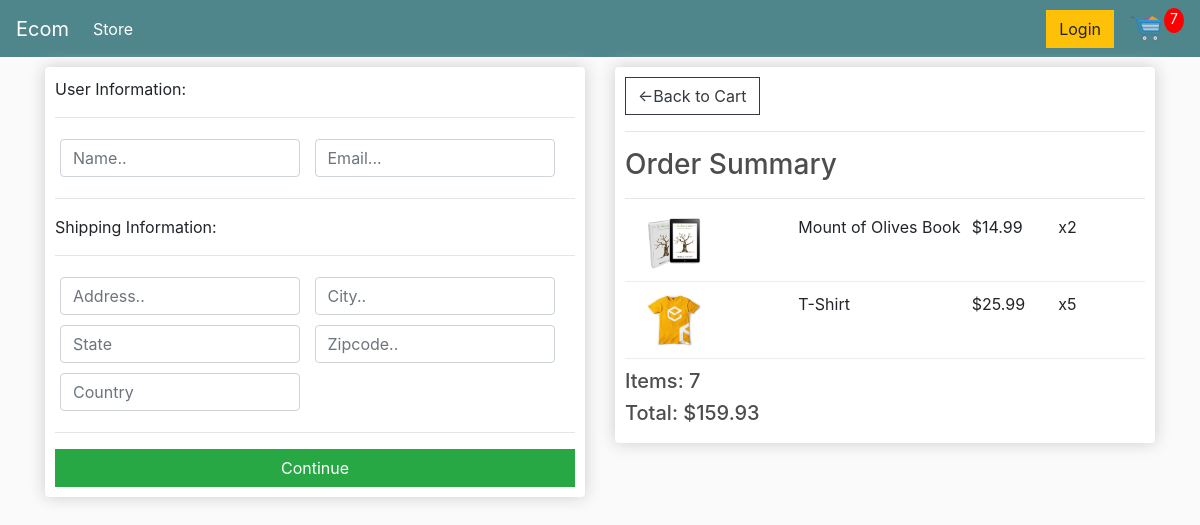
/checkout/ (signed in), run on an earlier commit of the app's database.
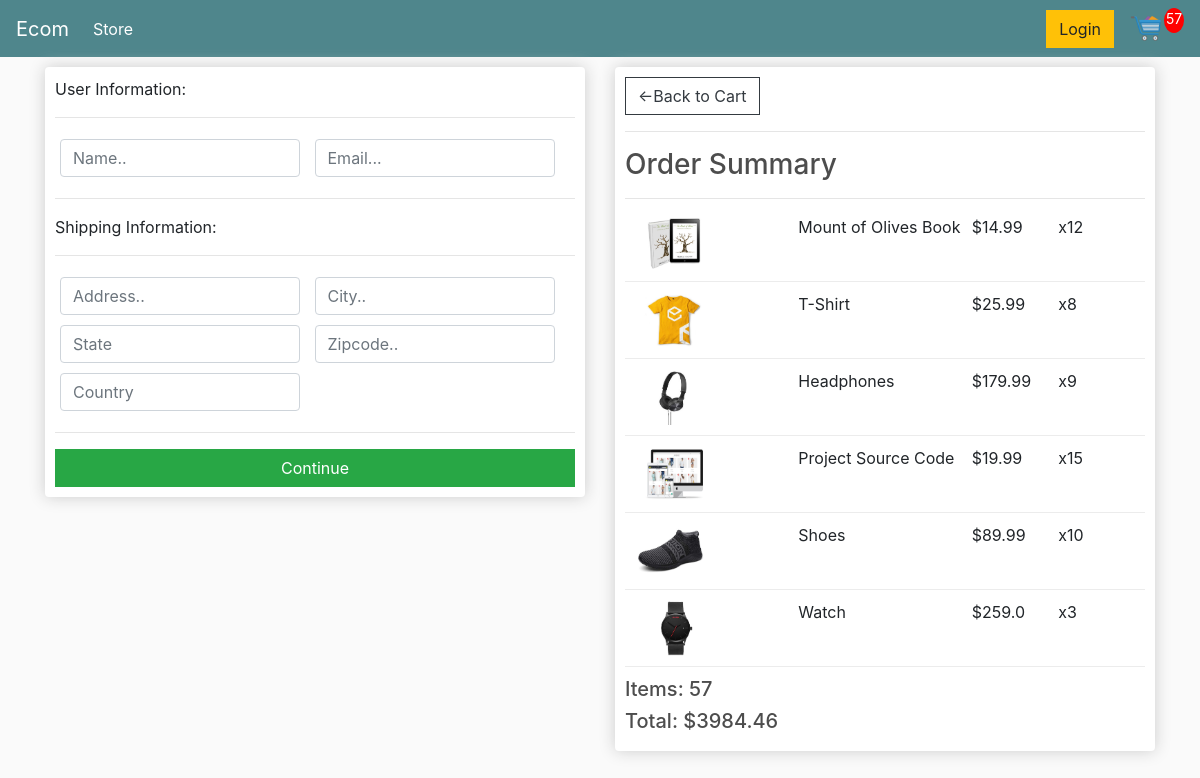
And on a later commit of the database.
### store/models.py (models this page shows, shortened)
class OrderItem(models.Model):
    product = models.ForeignKey(Product,on_delete=models.SET_NULL,blank=True,null=True)
    order = models.ForeignKey(Order,on_delete=models.SET_NULL,blank=True,null=True)
    quantity = models.IntegerField(default=0,null=True,blank=True)
    date_added = models.DateTimeField(auto_now_add=True)
    @property
    def get_total(self):
        total = self.product.price * self.quantity
        return total

class Product(models.Model):
    name = models.CharField(max_length=200,null=True)
    price = models.FloatField()
    digital = models.BooleanField(default=False,null=True,blank=False)
    image = models.ImageField(null=True,blank=True)
    @property
    def imageURL(self):
        try:
            url = self.image.url
        except:
            url=''
        return url

class Order(models.Model):
    customer = models.ForeignKey(Customer,on_delete=models.SET_NULL,blank=True,null=True)
    date_orderd = models.DateTimeField(auto_now_add=True)
    complete = models.BooleanField(default=False,null=True,blank=False)
    transaction_id = models.CharField(max_length=200,null=True)
    @property
    def get_cart_total(self):
        orderitems = self.orderitem_set.all()
        total = sum([item.get_total for item in orderitems])
        return total
    @property
    def get_cart_items(self):
        orderitems = self.orderitem_set.all()
        total = sum([item.quantity for item in orderitems])
        return total

### store/views.py (the view)
# urls.py: path('checkout/',views.checkout, name='checkout'),
def checkout(request):
    if request.user.is_authenticated:
        customer = request.user.customer
        order, created = Order.objects.get_or_create(customer=customer, complete=False)
        items = order.orderitem_set.all()
        cartItems = order.get_cart_items
    else:
        items = []
        order = {'get_cart_total':0, 'get_cart_items':0}
        cartItems = order.get_cart_items
    context = {'items':items,'order':order, 'cartItems':cartItems}
    return render(request, 'store/checkout.html', context)

### store/templates/store/checkout.html (shortened to what this page needs)
{% extends 'store/main.html' %}
{% load static %}
{% block content %}
<div class="row">
    <div class="col-lg-6">
        <div class="box-element", id="form-wrapper">
            <form id="form">
                <div id="user-info">
                    <p>User Information:</p>
                    <hr>
                    <div class="form-field">
                        <input required class="form-control" type="text" name="name"
                        placeholder="Name..">
                    </div>
                    <div class="form-field">
                        <input type="text" required class="form-control" type="email"
                        name="email" placeholder="Email...">
                    </div>
                </div>
                <div id="shipping-info">
                    <hr>
                    <p>Shipping Information:</p>
                    <hr>
                    <div class="form-field">
                        <input required type="text" name="address" placeholder="Address.."
                        class="form-control">
                    </div>
                    <div class="form-field">
                        <input required type="text" name="city" placeholder="City.."
                        class="form-control">
                    </div>
                    <div class="form-field">
                        <input required type="text" name="state" placeholder="State"
                        class="form-control">
                    </div>
                    <div class="form-field">
                        <input required type="text" name="zipcode" placeholder="Zipcode.."
                        class="form-control">
                    </div>
                    <div class="form-field">
                        <input required type="text" name="country" placeholder="Country"
                        class="form-control">
                    </div>
                </div>
                <hr>
                <input id="form-button" class="btn btn-success btn-block" type="submit" value="Continue">
            </form>
        </div>
        <br>
    </div>
    <div class="col-lg-6">
        <div class="box-element">
            <a class="btn btn-outline-dark" href="{% url 'cart' %}">&#x2190;Back to Cart</a>
            <hr>
            <h3>Order Summary</h3>
            <hr>
            {% for item in items %}
            <div class="cart-row">
                <div style="flex: 2;"><img class="row-image" src="{{item.product.imageURL}}"></div>
                <div style="flex: 2;"><p>{{item.product.name}}</p></div>
                <div style="flex: 1;"><p>${{item.product.price}}</p></div>
                <div style="flex: 1;"><p>x{{item.quantity}}</p></div>
            </div>
            {% endfor %}
            <h5>Items: {{order.get_cart_items}}</h5>
            <h5>Total: ${{order.get_cart_total|floatformat:2}}</h5>
        </div>
    </div>
</div>
{% endblock content %}

What changed in the data, as far as the page shows it:
changed OrderItem "Mount of Olives Book": quantity "2" → "12"
changed OrderItem "T-Shirt": quantity "5" → "8"
added OrderItem: product.imageURL (picture), product.name "Headphones", product.price "179.99", quantity "9"
added OrderItem: product.imageURL (picture), product.name "Project Source Code", product.price "19.99", quantity "15"
added OrderItem: product.imageURL (picture), product.name "Shoes", product.price "89.99", quantity "10"
added OrderItem: product.imageURL (picture), product.name "Watch", product.price "259.0", quantity "3"
changed through a linked row, Order: get_cart_items "7" → "57"; get_cart_total "159.93" → "3984.46"
Also different on the page:
{{ cartItems }}: "7" → "57"
